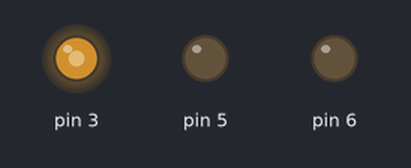
This sketch was run on a simulated Arduino Uno, built with avr-gcc and run on an emulated ATmega328P. Parts: output pins drawn as LEDs (lit = HIGH).

Above: at 0.05 s.
At 0.25 s:
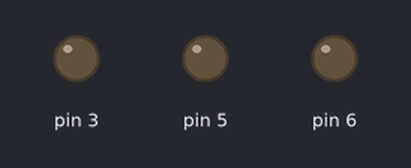
At 0.35 s:
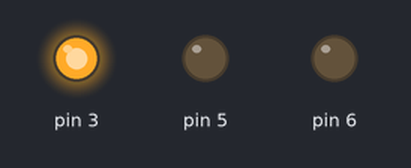
At 0.45 s:
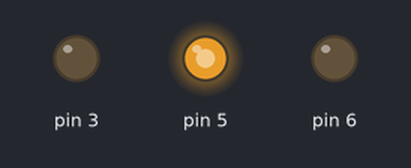
Timing chart, 0 to 3.0 s (numbered marks = the images above):
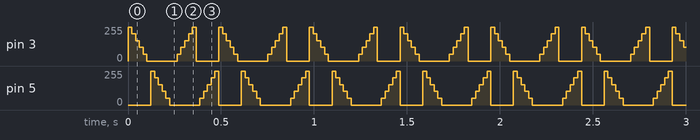

The sketch:

EmergencySignalLight.ino
```cpp
#include <RGBLed.h>

RGBLed led(3, 5, 6, RGBLed::COMMON_CATHODE);

void setup() { }

void loop() {
	led.fadeOut(RGBLed::RED, 5, 100);
	led.fadeOut(0, 255, 0, 5, 100);
	led.fadeIn(RGBLed::RED, 5, 100);
	led.fadeIn(0, 255, 0, 5, 100);
}
```

Measured:
- by itself, pin 3, pin 5: repeats every 0.49 s: 204/255 0.02 s, 153/255 0.02 s, 102/255 0.02 s, 51/255 0.02 s, 0/255 0.16 s, 51/255 0.02 s, 102/255 0.02 s, 153/255 0.02 s, 204/255 0.02 s, 255/255 0.02 s, 0/255 0.12 s, 255/255 0.02 s
